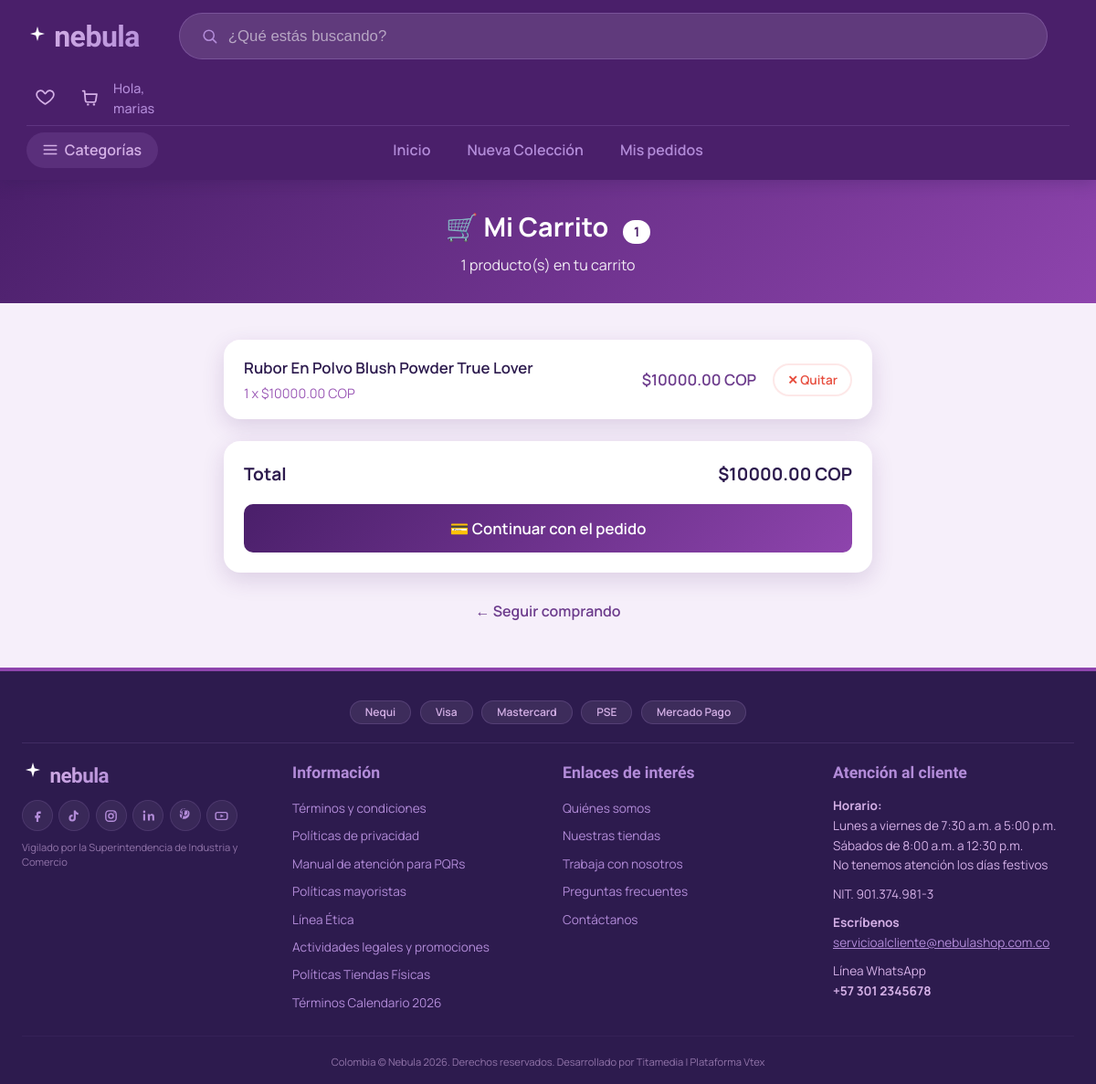
/carrito/ (signed in), run on an earlier commit of the app's database.
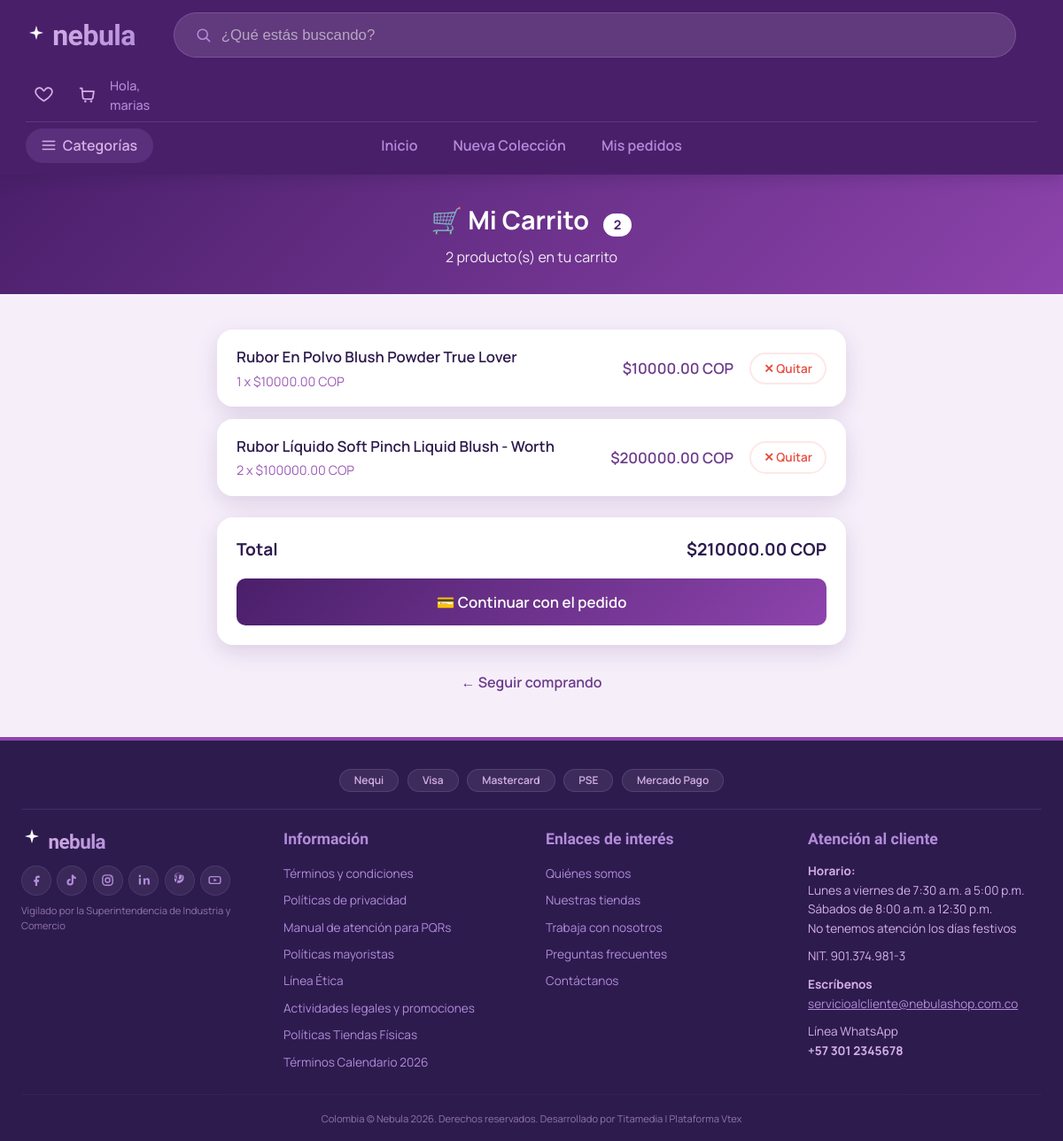
And on a later commit of the database.
### carrito/models.py (models this page shows, shortened)
class Carrito(models.Model):
    cliente = models.OneToOneField(settings.AUTH_USER_MODEL, on_delete=models.CASCADE, related_name='carrito')
    fecha_creacion = models.DateTimeField(auto_now_add=True)
    def total(self):
        return sum(item.subtotal() for item in self.items.all())

class ItemCarrito(models.Model):
    carrito = models.ForeignKey(Carrito, on_delete=models.CASCADE, related_name='items')
    producto = models.ForeignKey('inventario.Producto', on_delete=models.CASCADE)
    cantidad = models.PositiveIntegerField(default=1)
    def subtotal(self):
        return self.producto.precio * self.cantidad

### inventario/models.py (models this page shows, shortened)
class Producto(models.Model):
    proveedor = models.ForeignKey(User, on_delete=models.CASCADE, related_name='productos')
    categoria = models.ForeignKey(Categoria, on_delete=models.SET_NULL, null=True, related_name='articulos')
    nombre = models.CharField(max_length=150)
    marca = models.CharField(max_length=100, blank=True, null=True)
    descripcion = models.TextField()
    precio = models.DecimalField(
        max_digits=10,
        decimal_places=2,
        validators=[MinValueValidator(Decimal("0.00"))],
    )
    cantidad_disponible = models.PositiveIntegerField(default=0)
    imagen = models.ImageField(upload_to='productos/', blank=True, null=True)
    esta_activo = models.BooleanField(default=True, help_text="Permite pausar la venta del producto sin eliminarlo")
    fecha_creacion = models.DateTimeField(auto_now_add=True)
    ultima_actualizacion = models.DateTimeField(auto_now=True)
    HORAS_LIMITE_NUEVO = 5

### carrito/views.py (the view)
# urls.py: path('', views.ver_carrito, name='ver_carrito'),
@login_required
def ver_carrito(request):
    carrito, _ = Carrito.objects.get_or_create(cliente=request.user)
    return render(request, 'carrito.html', {'carrito': carrito})

### carrito/templates/carrito.html (shortened to what this page needs)
{% extends 'base.html' %}
{% load static %}
{% block content %}
    <div class="header-carrito">
        <h2>
            🛒 Mi Carrito
            {% if carrito.items.all %}
                <span class="badge-cantidad">{{ carrito.items.all|length }}</span>
            {% endif %}
        </h2>
        <p>{{ carrito.items.all|length }} producto(s) en tu carrito</p>
    </div>
    <div class="contenedor-carrito">
        {% if carrito.items.all %}
            {% for item in carrito.items.all %}
                <div class="tarjeta-item">
                    <div class="info-producto">
                        <span class="nombre-producto">{{ item.producto.nombre }}</span>
                        <span class="detalle-producto">{{ item.cantidad }} x ${{ item.producto.precio }} COP</span>
                    </div>
                    <div class="acciones-item">
                        <span class="subtotal">${{ item.subtotal }} COP</span>
                        <a href="{% url 'carrito:quitar_item' item_id=item.id %}" class="btn-quitar">✕ Quitar</a>
                    </div>
                </div>
            {% endfor %}
            <div class="resumen">
                <div class="fila-total">
                    <span>Total</span>
                    <span>${{ carrito.total }} COP</span>
                </div>
                <a href="{% url 'carrito:checkout' %}" class="btn-pagar">💳 Continuar con el pedido</a>
            </div>
        {% else %}
            <div class="vacio">
                <span class="vacio-icono">🛒</span>
                <h3>Tu carrito está vacío</h3>
                <p>Agrega productos para verlos aquí.</p>
            </div>
        {% endif %}
        <div class="volver-wrapper">
            <a href="{% url 'usuarios:tienda_home' %}" class="volver">← Seguir comprando</a>
        </div>
    </div>
{% endblock %}

What changed in the data, as far as the page shows it:
computed for Carrito: items.all|length "1" → "2"; total "10000.00" → "210000.00"
added ItemCarrito: producto.nombre "Rubor Líquido Soft Pinch Liquid Blush - Worth", cantidad "2", producto.precio "100000.00", subtotal "200000.00"
